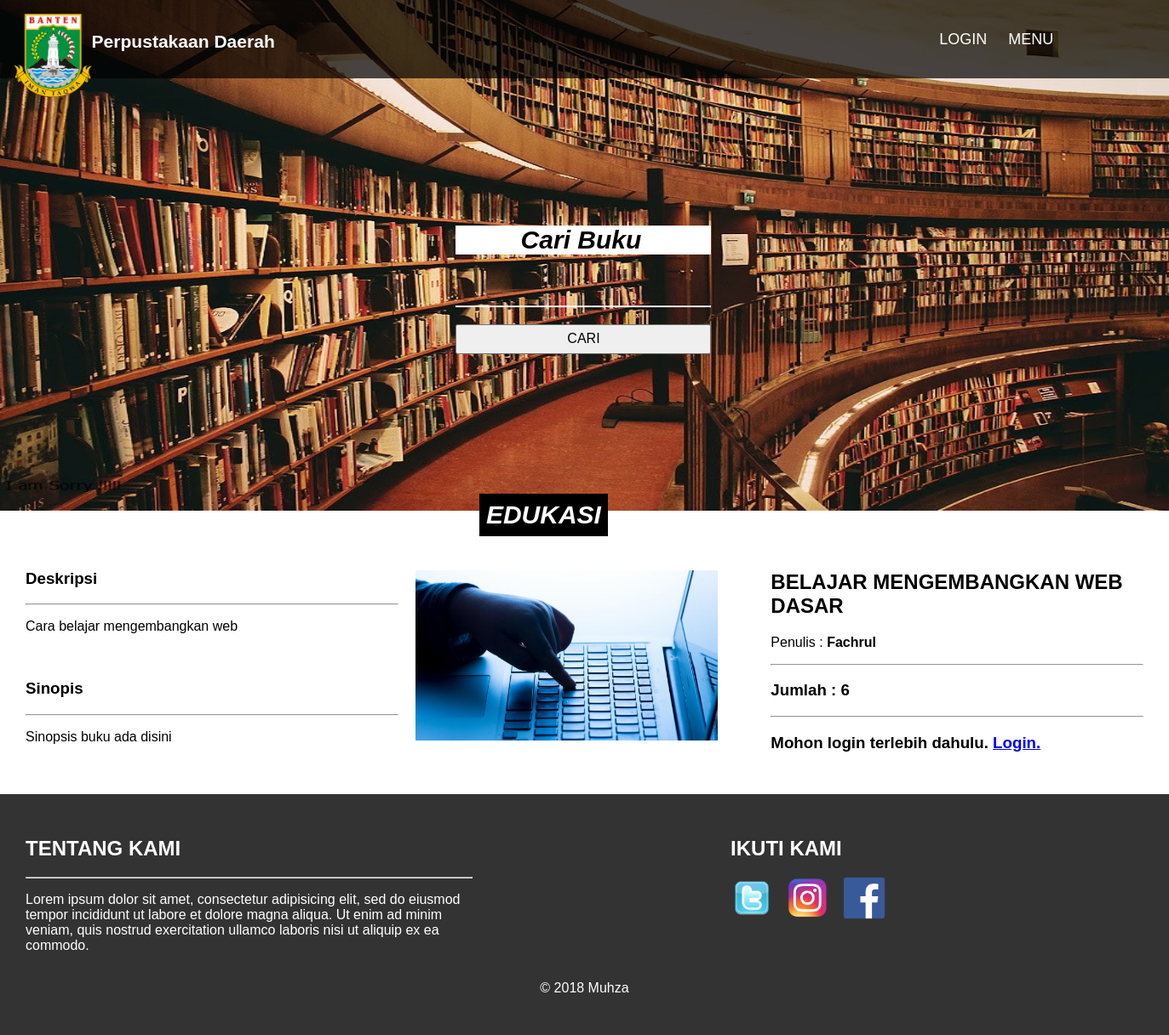
Page /perpustakaan_daerah/buku.php?b_id=9 on the committed database.
### tables this page shows
CREATE TABLE `books` (
  `id` int(11) NOT NULL,
  `title` varchar(191) NOT NULL,
  `author_id` int(11) NOT NULL,
  `description` text NOT NULL,
  `image` varchar(191) DEFAULT NULL,
  `synopsis` text NOT NULL,
  `category_id` int(11) NOT NULL,
  `qty` int(11) NOT NULL
);

CREATE TABLE `category` (
  `id` int(11) NOT NULL,
  `name` varchar(191) NOT NULL
);

CREATE TABLE `author` (
  `id` int(11) NOT NULL,
  `name` varchar(191) NOT NULL
);

### perpustakaan_daerah/classes/DB.php (called while the page is built, shortened)
<?php
class DB{
	private static function conn()
	{
		$pdo = new PDO('mysql:dbhost=localhost;dbname=perpusdar', 'root', '');
		$pdo->setAttribute(PDO::ATTR_ERRMODE, PDO::ERRMODE_EXCEPTION);
		return $pdo;
	}
	public static function query($sql, $params = array())
	{
		$exec = self::conn()->prepare($sql);
		$exec->execute($params);
		if(explode(' ', $sql)[0] == 'SELECT'){
			$data = $exec->fetchAll();
			return $data;
		}
	}
}

### perpustakaan_daerah/buku.php (the view, shortened to what this page needs)
<?php require_once('layouts/_header.php'); ?>
<link rel="stylesheet" type="text/css" href="<?php echo base_url; ?>/assets/css/buku.css">
<link rel="stylesheet" type="text/css" href="<?php echo base_url; ?>/assets/css/buku-page.css">
<section class="hero">
	<img src="<?php echo base_url; ?>/assets/img/hero-1.jpg">
	<div class="hero-title">
		<h1><i>Cari Buku</i></h1>
		<form action="daftar-buku.php">
			<div class="custom-search">
				<input type="text" name="q">
			</div>
			<button type="submit">
				CARI
			</button>
		</form>
	</div>
</section>
<?php if (isset($_GET['b_id'])) { ?>
<?php
$buku = DB::query('SELECT books.*, author.name AS author, category.name AS category FROM books LEFT OUTER JOIN author ON author.id = books.author_id LEFT OUTER JOIN category ON category.id = books.category_id WHERE books.id=:id', array(':id' => $_GET['b_id']))[0];
?>
<div style="position: relative;"><h2 id="katalog-title"><i><?php echo strtoupper($buku['category']); ?></i></h2></div>
<section class="buku-container">
	<div class="buku-deskripsi">
		<h3>Deskripsi</h3>
		<hr>
		<p><?php echo $buku['description']; ?></p>
		<br>
		<h3>Sinopis</h3>
		<hr>
		<p><?php echo $buku['synopsis']; ?></p>
	</div>
	<div class="buku-gambar">
		<img src="<?php echo base_url; ?>/assets/img/<?php echo $buku['image']; ?>">
	</div>
	<div class="buku-proses">
		<h2><?php echo strtoupper($buku['title']); ?> </h2>
		<p>Penulis : <b><?php echo ucwords($buku['author']); ?></b></p>
		<hr>
		<div class="buku-order">
			<?php
			$jumlahBukuDiTrans = DB::query('SELECT COUNT(*) FROM transaction WHERE parent_book_id = :parent AND status = 1', array(':parent' => $buku['id']))[0]['COUNT(*)'];
			?>
			<h3>Jumlah : <?php echo $buku['qty'] - $jumlahBukuDiTrans; ?></h3>
			<hr>
			<?php if (($buku['qty'] - $jumlahBukuDiTrans) > 0) { ?>
			<?php if (isset($_SESSION['username'])) { ?>
			<h3>Buku yang tersedia :</h3>
			<table width="100%">
				<thead>
					<tr>
						<th>Kode Buku</th>
						<th>Opsi</th>
					</tr>
				</thead>
				<tbody>
					<?php
					$books = DB::query('SELECT * FROM book_unique_id WHERE book_id=:id', array(':id'=>$_GET['b_id']));
					foreach ($books as $row) {
					$cek = DB::query('SELECT COUNT(*) FROM transaction WHERE book_id = :parent AND status = 1', array(':parent' => $row['id']))[0]['COUNT(*)'];
					if($cek == 0){
					?>
					<tr>
						<td style="text-align: center;"><?php echo $row['id']; ?></td>
						<td>
							<form action="<?php echo base_url; ?>/process/buku.php" method="post">
								<input type="hidden" name="id" value="<?php echo $row['id']; ?>">
								<input type="hidden" name="id_buku" value="<?php echo $buku['id']; ?>">
								<button type="submit" name="pinjam" class="btn-pinjam-s">
									Pinjam
								</button>
							</form>
						</td>
					</tr>
					<?php } } ?>
				</tbody>
			</table>
			<?php }else{ ?>
			<h3>Mohon login terlebih dahulu. <a href="javascript:void(0)" onclick="loginOpen()">Login.</a></h3>
			<?php } ?>
			<?php }else{ ?>
			<h3>Buku sedang tidak tersedia.</h3>
			<?php } ?>
		</div>
	</div>
</section>
<?php } ?>
<?php require_once('layouts/_footer.php'); ?>

### perpustakaan_daerah/assets/css/style.css (style rules this page uses)
body { margin: 0; font-family: Arial; overflow-x: hidden; }

### perpustakaan_daerah/assets/css/hero.css (style rules this page uses)
section.hero { width: 100%; height: 600px; position: relative; }
section.hero img { min-width: 100%; max-width: 100%; max-height: 100%; }
section.hero .hero-title { position: absolute; top: 40%; left: 39%; text-align: center; }
section.hero h1 { background: #fff; font-size: 30px; padding-right: 6px; }

### perpustakaan_daerah/assets/css/buku.css (style rules this page uses)
section.hero .custom-search { position: relative; width: 300px; height: 35px; border-bottom: 2px solid #fff; transition: 0.5s; color: #fff; }
section.hero .custom-search input { position: absolute; width: 70%; height: 100%; background: none; border: none; transition: 0.5s; top: -3px; left: 0; color: inherit; font-size: 2em; }
section.hero button { width: 300px; height: 35px; margin-top: 20px; font-size: 16px; cursor: pointer; }

### perpustakaan_daerah/assets/css/buku-page.css (style rules this page uses)
section.buku-container { display: grid; grid-template-columns: 1fr 1fr 1fr; padding: 30px; }
.buku-container .buku-gambar { width: 100%; min-height: 150px; margin: 20px; }
#katalog-title i { background-color: #000; color: #fff; padding: 8px; position: absolute; left: 41%; top: -40px; font-size: 30px; }
.buku-gambar { width: 100%; height: 200px; }
.buku-gambar img { max-height: 100%; max-width: 100%; }

### rows in the picture
books: category.name "EDUKASI", description "Cara belajar mengembangkan web", synopsis "Sinopsis buku ada disini", image (picture), title "BELAJAR MENGEMBANGKAN WEB DASAR", author.name "Fachrul", $buku['qty']-$jumlahBukuDiTrans "6"
